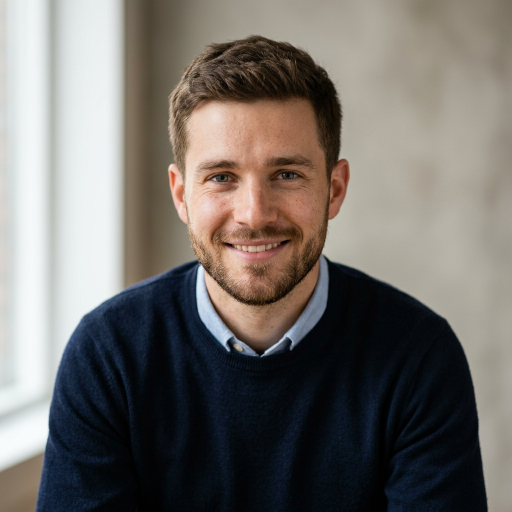
#> input picture samples/sample_alex.jpg, 1024 x 1024 px (shown at 1/2 size)
$ python -i metrics_evaluator.py   (imports and definitions only)   (older library calls are emulated)
#> lines starting #> are read from the running program, lines starting #| are printed output that depends on the picture
#> further down, picture is the input picture: shape (1024, 1024, 3); mean B, G, R 106.8, 111.1, 115.8
"""
Cyber Mirage - Comprehensive Quality, Cryptographic & Machine Evaluation Engine
Implements:
  1. Visual Fidelity: SSIM, PSNR, MAE, MSE, L_infinity, Delta E
  2. Pixel Transformation Statistics: Changed Pixels %, Channel Deltas (R, G, B)
  3. Machine Recognition: ArcFace / SFace Cosine Metric & Verification Drop
  4. Cryptographic Analysis: Key Sensitivity (1-bit flip), Shannon Entropy, Adjacent Pixel Correlation
  5. Visual Inspection: Amplified Difference Maps (x20) and Error Heatmaps
  6. Robustness Stress-Testing: JPEG Recompression (Q=90..30), Resizing & Brightness
"""

import cv2
import numpy as np
from scipy.stats import pearsonr


class PrivacyMetricsEvaluator:
    """
    Computes rigorous visual, cryptographic, and machine recognition metrics.
    No fabricated values; all computations are mathematically exact.
    """

    # -------------------------------------------------------------
    # 1. VISUAL FIDELITY METRICS
    # -------------------------------------------------------------
    # [146 lines left out: functions calculate_psnr, calculate_ssim, calculate_mae, calculate_linf, calculate_pixel_stats, calculate_shannon_entropy and 3 more, not called in this run]

    @staticmethod
    def compute_fft_spectrum(image: np.ndarray) -> np.ndarray:
        """Computes 2D FFT magnitude spectrum to verify zero high-frequency noise spikes."""
        gray = cv2.cvtColor(image, cv2.COLOR_BGR2GRAY)
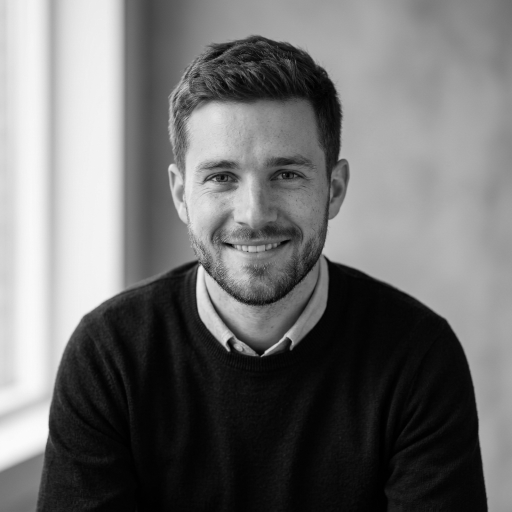
#> gray: shape (1024, 1024) (shown at 1/2 size); min 0, max 253, mean 112
        f = np.fft.fft2(gray)
        fshift = np.fft.fftshift(f)
        magnitude_spectrum = 20 * np.log(np.abs(fshift) + 1e-5)
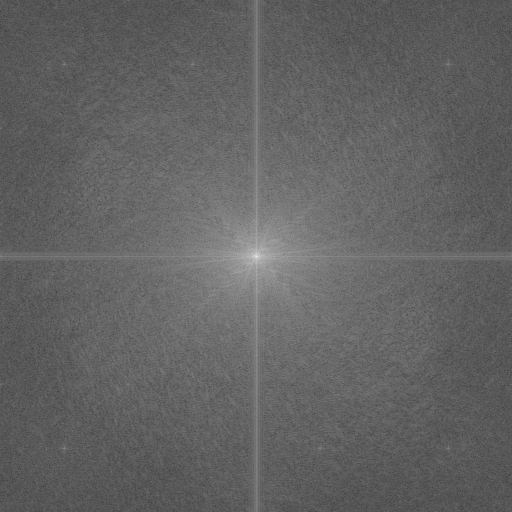
#> magnitude_spectrum: shape (1024, 1024) float64 (shown at 1/2 size); min 19.09, max 371.6, mean 155.7; drawn with min black and max white
        norm_spectrum = cv2.normalize(magnitude_spectrum, None, 0, 255, cv2.NORM_MINMAX, dtype=cv2.CV_8U)
        return cv2.applyColorMap(norm_spectrum, cv2.COLORMAP_INFERNO)
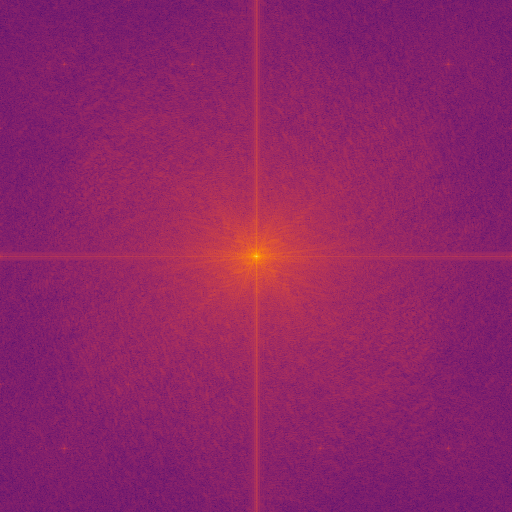
#> returned value: shape (1024, 1024, 3) (shown at 1/2 size); mean of channels 0, 1, 2 102.7, 36.4, 142.2; drawn as B, G, R

    # [81 lines left out: functions simulate_jpeg_compression, evaluate_all_metrics, not called in this run]

>>> import cv2
>>> picture = cv2.imread('../samples/sample_alex.jpg')
>>> result = PrivacyMetricsEvaluator().compute_fft_spectrum(picture)

$ run again, on samples/sample_maya.jpg
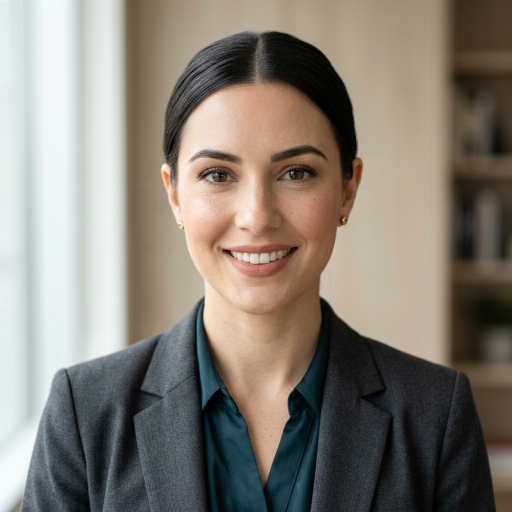
#> input picture samples/sample_maya.jpg, 1024 x 1024 px (shown at 1/2 size)
#> picture is the input picture: shape (1024, 1024, 3); mean B, G, R 117.2, 126, 133.2
#> in compute_fft_spectrum, `gray = cv2.cvtColor(image, cv2.COLOR_BGR2GRAY)`:
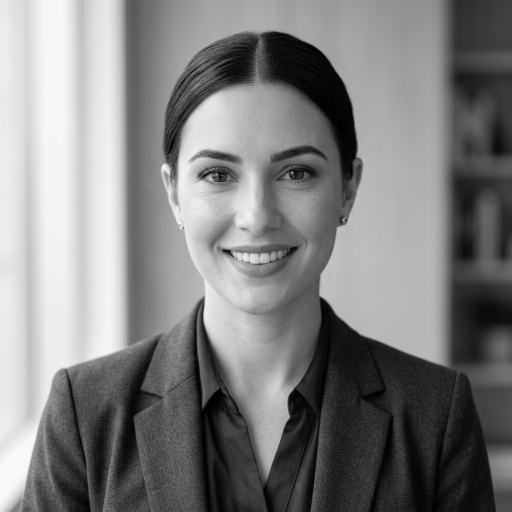
#> gray: shape (1024, 1024) (shown at 1/2 size); min 0, max 254, mean 127.2
#> in compute_fft_spectrum, `return cv2.applyColorMap(norm_spectrum, cv2.COLORMAP_INFERNO)`:
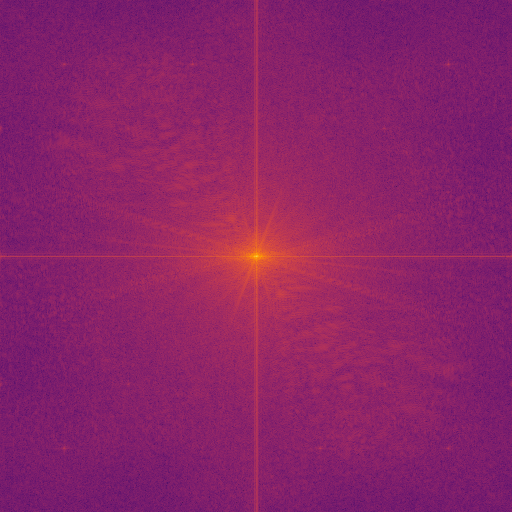
#> returned value: shape (1024, 1024, 3) (shown at 1/2 size); mean of channels 0, 1, 2 103.9, 34.8, 138.2; drawn as B, G, R

$ run again, on samples/sample_sarah.jpg
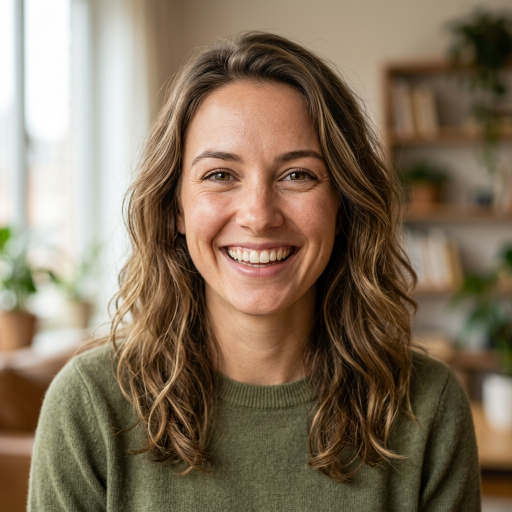
#> input picture samples/sample_sarah.jpg, 1024 x 1024 px (shown at 1/2 size)
#> picture is the input picture: shape (1024, 1024, 3); mean B, G, R 91.5, 112.7, 129.9
#> in compute_fft_spectrum, `gray = cv2.cvtColor(image, cv2.COLOR_BGR2GRAY)`:
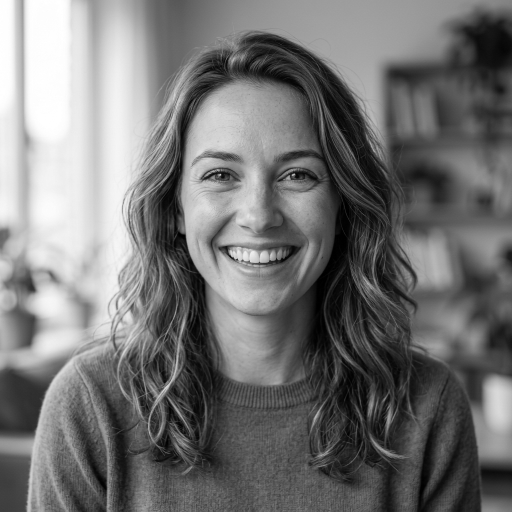
#> gray: shape (1024, 1024) (shown at 1/2 size); min 0, max 255, mean 115.5
#> in compute_fft_spectrum, `return cv2.applyColorMap(norm_spectrum, cv2.COLORMAP_INFERNO)`:
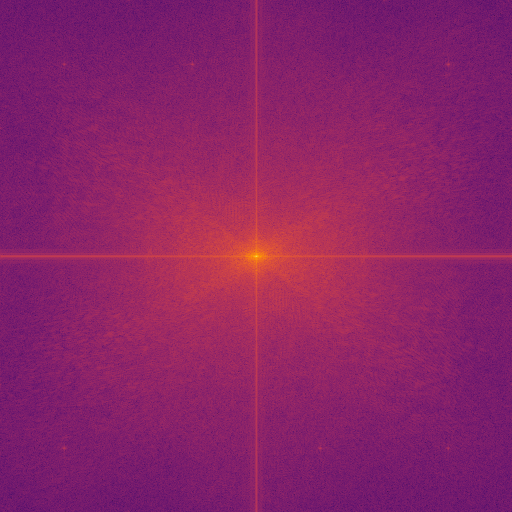
#> returned value: shape (1024, 1024, 3) (shown at 1/2 size); mean of channels 0, 1, 2 103.4, 34.9, 138.2; drawn as B, G, R
